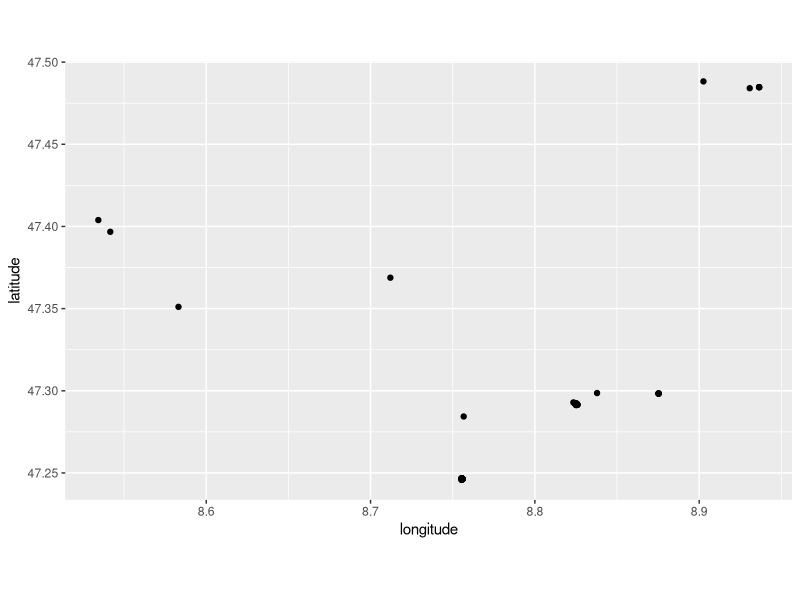
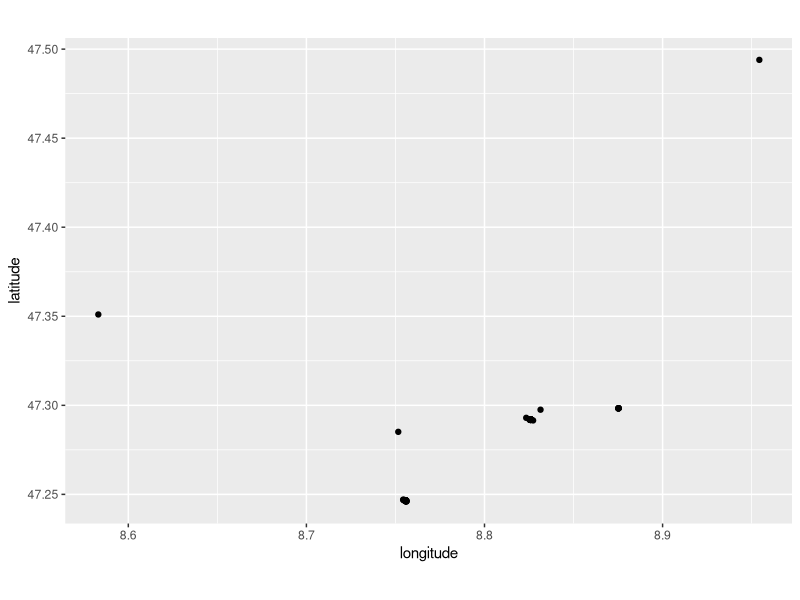
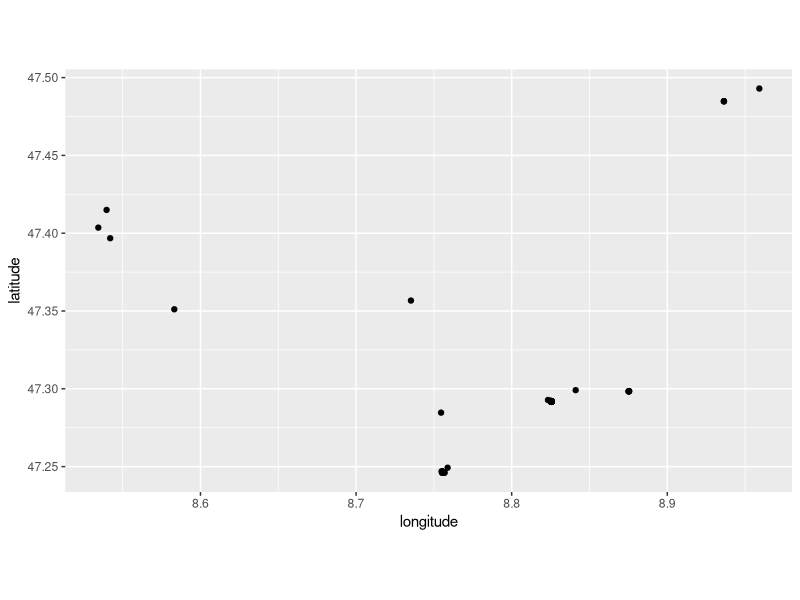
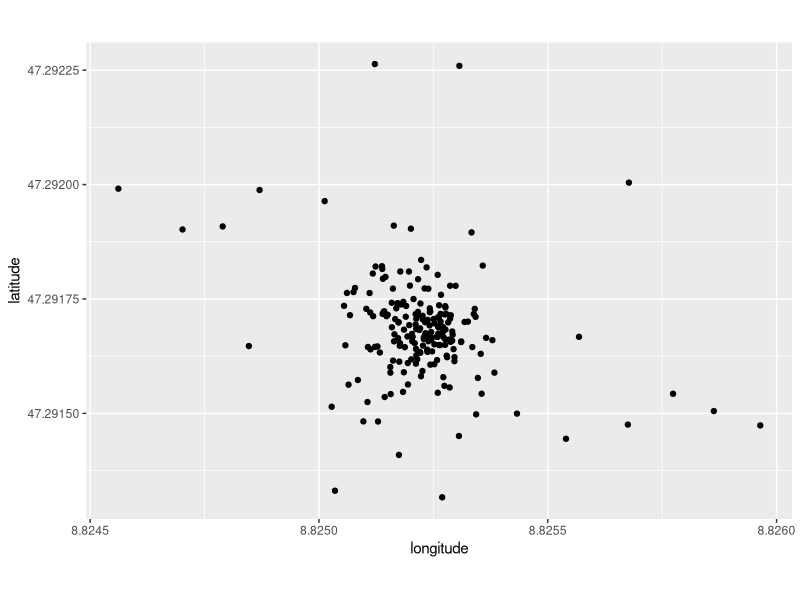
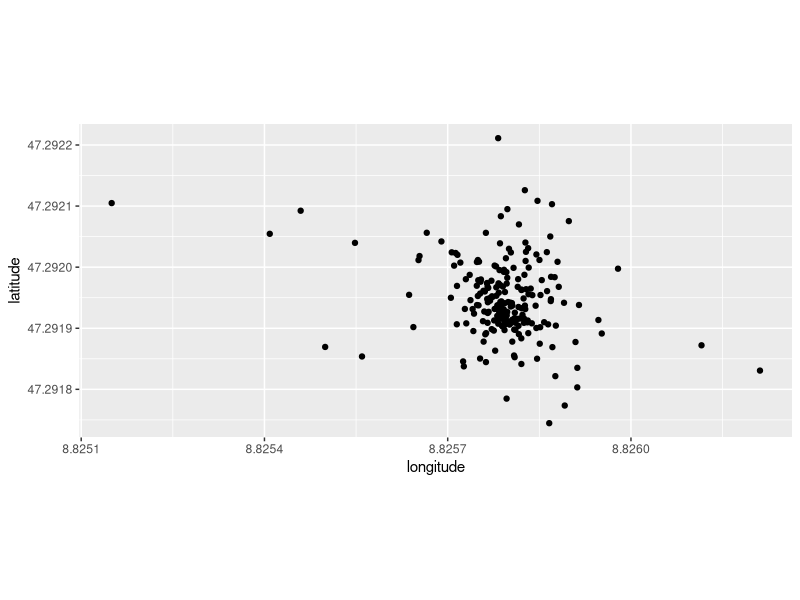
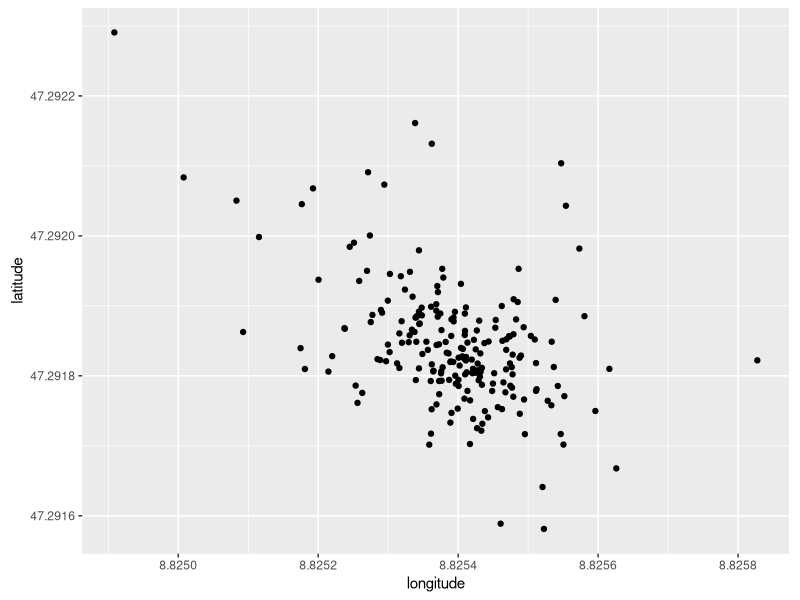
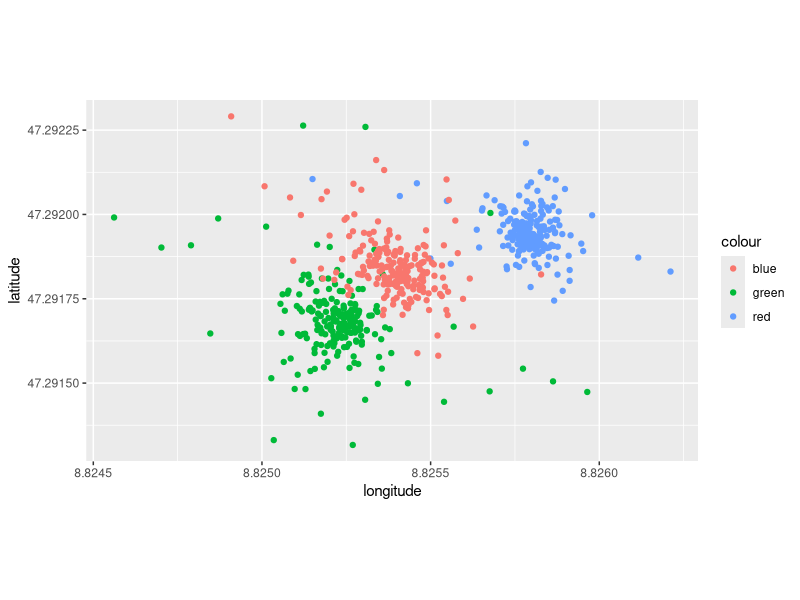
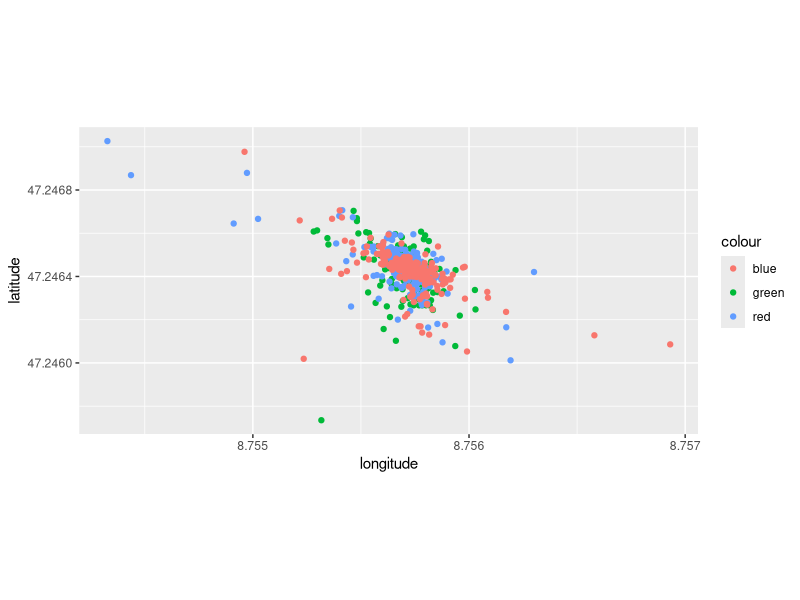

Source code (R) for these figures, in order: (Note: this script raises an error after producing the figures.)
library(readr)        # to import tabular data (e.g. csv)
library(dplyr)        # to manipulate (tabular) data
library(ggplot2)      # to visualize data
library(sf)           # to handle spatial vector data
library(terra)        # To handle raster data
library(lubridate)    # To handle dates and times
library(plyr)
library(viridis)
library(tidyr)

tag9035 <- read_delim("tag9035_gps.txt",",")
tag9221 <- read_delim("tag9221_gps.txt",",")
tag9229 <- read_delim("tag9229_gps.txt",",")


tag9035%>%
  ggplot(aes(longitude, latitude))  +
  geom_point(aes()) +
  coord_fixed()

tag9221%>%
  ggplot(aes(longitude, latitude))  +
  geom_point(aes()) +
  coord_fixed()

tag9229%>%
  ggplot(aes(longitude, latitude))  +
  geom_point(aes()) +
  coord_fixed()

tag_wald <- tag9035%>%filter(
  longitude > 8.8, longitude <8.8265,
  latitude >47.245, latitude <47.2925)

tag_wiese <- tag9221%>%filter(
  longitude > 8.8, longitude <8.8265,
  latitude >47.245, latitude <47.2925)

tag_waldrand <- tag9229%>%filter(
  longitude > 8.8, longitude <8.8265,
  latitude >47.245, latitude <47.2925)

tag_wald%>%
  ggplot(aes(longitude, latitude))  +
  geom_point(aes()) +
  coord_fixed()

tag_wiese%>%
  ggplot(aes(longitude, latitude))  +
  geom_point(aes()) +
  coord_fixed()

tag_waldrand%>%
  ggplot(aes(longitude, latitude))  +
  geom_point(aes()) +
  coord_fixed()

ggplot()  +
  geom_point(data=tag_wald, aes(longitude, latitude, color = "green")) +
  geom_point(data=tag_wiese, aes(longitude, latitude, color = "red")) +
  geom_point(data=tag_waldrand, aes(longitude, latitude, colour = "blue")) +
  coord_fixed()

#________________________________________________________________________________
#Vergleich der Sender

tag_9035_Verg <- tag9035%>%filter(
  longitude > 8.7, longitude <8.757,
  latitude >47.24, latitude <47.248)

tag_9221_Verg <- tag9221%>%filter(
  longitude > 8.7, longitude <8.757,
  latitude >47.24, latitude <47.248)

tag_9229_Verg <- tag9229%>%filter(
  longitude > 8.7, longitude <8.757,
  latitude >47.24, latitude <47.248)

ggplot()  +
  geom_point(data=tag_9035_Verg, aes(longitude, latitude, color = "green")) +
  geom_point(data=tag_9221_Verg, aes(longitude, latitude, color = "red")) +
  geom_point(data=tag_9229_Verg, aes(longitude, latitude, colour = "blue")) +
  coord_fixed()





#Mittelpunkt klakulieren
tag_wald$long<- as.numeric(summarise(group_by(tag_wald,longitude),center = mean(longitude, na.rm = TRUE)))
tag_wald$lat<- as.numeric(summarise(group_by(tag_wald,latitude), center= mean(latitude, na.rm = TRUE)))


#Euclidean dist zu Mittelpunkt
tag_wald<-tag_wald%>%mutate(eucl_dist = sqrt((longitude-long.center)^2+(latitude-lat.center)^2)) #]wieso geht das nicht????
         
